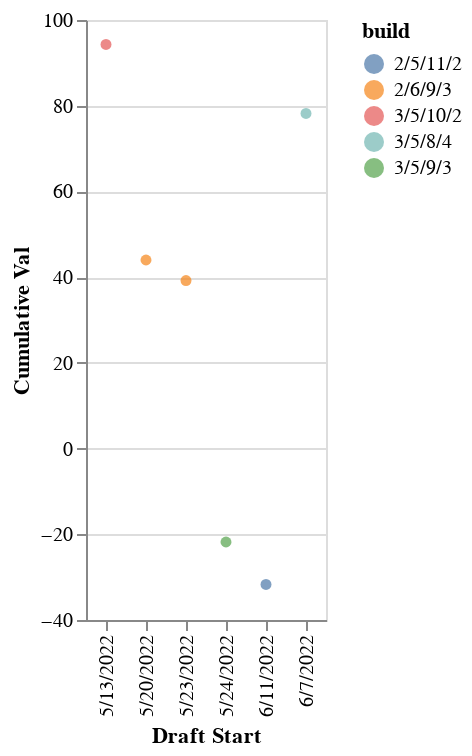
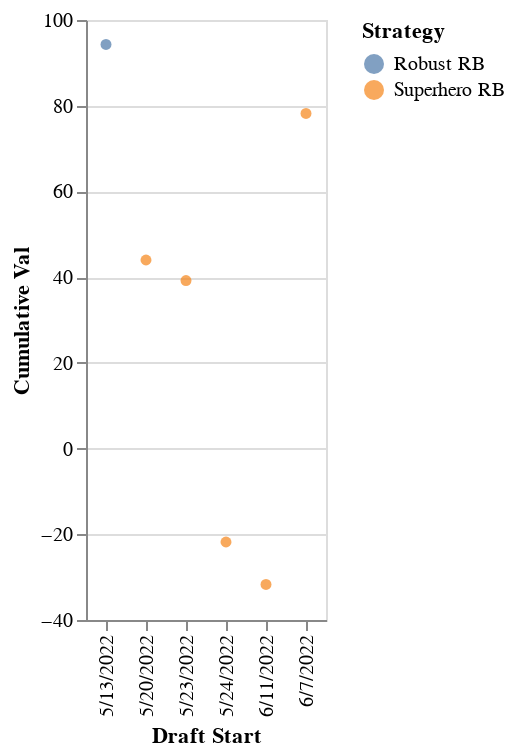
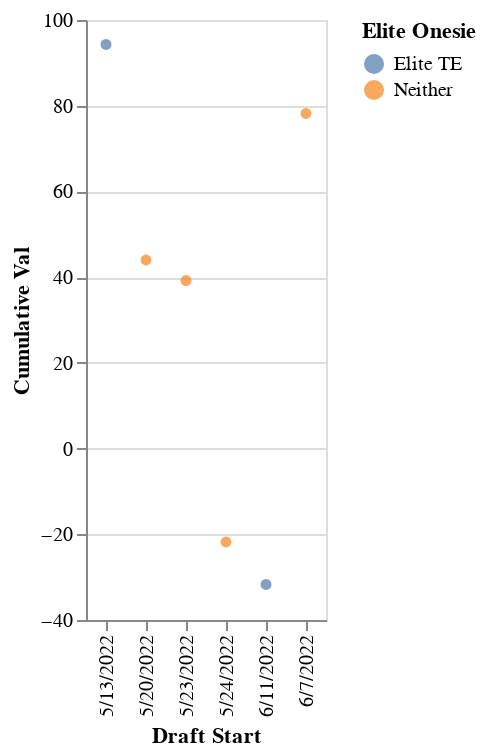

Notebook code for these charts, in order:
### Markdown cell above
#### To use while drafting

### Code cell
#Use of build and player search functions
players_to_search = ['Saquon Barkley', 'Christian Mccaffrey']
builds_with_players(players_to_search)
strats_with_players(players_to_search)
onesie_with_players(players_to_search)

### Figure 1 — Vega-Lite specification as saved in the notebook (floating-point values rounded to 4 significant figures)
{"config": {"view": {"continuousWidth": 400, "continuousHeight": 300}}, "data": {"name": "data-253640a8b59942502fa65472f7e9f080"}, "mark": {"type": "circle", "size": 30}, "encoding": {"color": {"field": "build", "type": "nominal"}, "tooltip": [{"field": "Draft Start", "type": "nominal"}, {"field": "Team", "type": "quantitative"}, {"field": "build", "type": "nominal"}, {"field": "Cumulative Val", "type": "quantitative"}], "x": {"field": "Draft Start", "type": "nominal"}, "y": {"field": "Cumulative Val", "type": "quantitative"}}, "selection": {"selector027": {"type": "interval", "bind": "scales", "encodings": ["x", "y"]}}, "$schema": "https://vega.github.io/schema/vega-lite/v4.17.0.json", "datasets": {"data-253640a8b59942502fa65472f7e9f080": [{"Team": 1, "Draft Start": "5/13/2022", "Cumulative Val": 94.3, "Strategy": "Robust RB", "Elite Onesie": "Elite TE", "build": "3/5/10/2", "Players": "Christian Mccaffrey, Mark Andrews, Saquon Barkley, James Conner, Cam Akers, Allen Robinson, Russell Wilson, Matthew Stafford, Skyy Moore, Kenneth Walker, DJ Chark, Michael Gallup, Tyler Higbee, KJ Osborn, Alec Pierce, Mac Jones, Kendrick Bourne, Tyquan Thorton, Ihmir Smith-Marsette, James Washington"}, {"Team": 20, "Draft Start": "5/20/2022", "Cumulative Val": 44.0, "Strategy": "Superhero RB", "Elite Onesie": "Neither", "build": "2/6/9/3", "Players": "Christian Mccaffrey, Mike Evans, Saquon Barkley, DJ Moore, Terry Mclaurin, Darnell Mooney, TJ Hockenson, Trey Lance, Chris Olave, Jameson Williams, Justin Fields, Kenneth Gainwell, Robert Tonyan, Noah Fant, Jahan Dotson, Khalil Herbert, Kenyan Drake, Danny Gray, James White, Jauan Jennings"}, {"Team": 23, "Draft Start": "5/23/2022", "Cumulative Val": 39.2, "Strategy": "Superhero RB", "Elite Onesie": "Neither", "build": "2/6/9/3", "Players": "Christian Mccaffrey, Mike Evans, Saquon Barkley, DJ Moore, Terry Mclaurin, Darnell Mooney, TJ Hockenson, Trey Lance, Chris Olave, Jameson Williams, Justin Fields, Kenneth Gainwell, Robert Tonyan, Noah Fant, Jahan Dotson, Khalil Herbert, Kenyan Drake, Danny Gray, James White, Jauan Jennings"}, {"Team": 27, "Draft Start": "5/24/2022", "Cumulative Val": -21.8, "Strategy": "Superhero RB", "Elite Onesie": "Neither", "build": "3/5/9/3", "Players": "Christian Mccaffrey, Saquon Barkley, Deebo Samuel, DJ Moore, Chris Godwin, TJ Hockenson, Rashod Bateman, Trey Lance, Chris Olave, Chase Claypool, Rachaad White, Jameis Winston, Kenneth Gainwell, Gerald Everett, Jared Goff, Darrel Williams, Wandale Robinson, Danny Gray, Romeo Doubs, Adam Trautman"}, {"Team": 75, "Draft Start": "6/7/2022", "Cumulative Val": 78.2, "Strategy": "Superhero RB", "Elite Onesie": "Neither", "build": "3/5/8/4", "Players": "Christian Mccaffrey, Mike Evans, Saquon Barkley, Jaylen Waddle, Chris Godwin, Tom Brady, Michael Thomas, Elijah Moore, Tyler Lockett, Kareem Hunt, Rob Gronkowski, Nyheim Hines, Trevor Lawrence, Jameis Winston, Evan Engram, Raheem Mostert, Brevin Jordan, Zay Jones, Tyler Conklin, Terrace Marshall"}, {"Team": 91, "Draft Start": "6/11/2022", "Cumulative Val": -31.7, "Strategy": "Superhero RB", "Elite Onesie": "Elite TE", "build": "2/5/11/2", "Players": "Christian Mccaffrey, Saquon Barkley, Michael Pittman, Marquise Brown, George Kittle, Devonta Smith, Drake London, Trey Lance, Chris Olave, Jarvis Landry, Rachaad White, Darrell Henderson, Jameis Winston, Joshua Palmer, Darrel Williams, John Metchie, Brevin Jordan, Terrace Marshall, Zay Jones, Danny Gray"}]}}

### Figure 2 — Vega-Lite specification as saved in the notebook (floating-point values rounded to 4 significant figures)
{"config": {"view": {"continuousWidth": 400, "continuousHeight": 300}}, "data": {"name": "data-253640a8b59942502fa65472f7e9f080"}, "mark": {"type": "circle", "size": 30}, "encoding": {"color": {"field": "Strategy", "type": "nominal"}, "tooltip": [{"field": "Draft Start", "type": "nominal"}, {"field": "Team", "type": "quantitative"}, {"field": "Strategy", "type": "nominal"}, {"field": "build", "type": "nominal"}, {"field": "Cumulative Val", "type": "quantitative"}], "x": {"field": "Draft Start", "type": "nominal"}, "y": {"field": "Cumulative Val", "type": "quantitative"}}, "selection": {"selector028": {"type": "interval", "bind": "scales", "encodings": ["x", "y"]}}, "$schema": "https://vega.github.io/schema/vega-lite/v4.17.0.json", "datasets": {"data-253640a8b59942502fa65472f7e9f080": [{"Team": 1, "Draft Start": "5/13/2022", "Cumulative Val": 94.3, "Strategy": "Robust RB", "Elite Onesie": "Elite TE", "build": "3/5/10/2", "Players": "Christian Mccaffrey, Mark Andrews, Saquon Barkley, James Conner, Cam Akers, Allen Robinson, Russell Wilson, Matthew Stafford, Skyy Moore, Kenneth Walker, DJ Chark, Michael Gallup, Tyler Higbee, KJ Osborn, Alec Pierce, Mac Jones, Kendrick Bourne, Tyquan Thorton, Ihmir Smith-Marsette, James Washington"}, {"Team": 20, "Draft Start": "5/20/2022", "Cumulative Val": 44.0, "Strategy": "Superhero RB", "Elite Onesie": "Neither", "build": "2/6/9/3", "Players": "Christian Mccaffrey, Mike Evans, Saquon Barkley, DJ Moore, Terry Mclaurin, Darnell Mooney, TJ Hockenson, Trey Lance, Chris Olave, Jameson Williams, Justin Fields, Kenneth Gainwell, Robert Tonyan, Noah Fant, Jahan Dotson, Khalil Herbert, Kenyan Drake, Danny Gray, James White, Jauan Jennings"}, {"Team": 23, "Draft Start": "5/23/2022", "Cumulative Val": 39.2, "Strategy": "Superhero RB", "Elite Onesie": "Neither", "build": "2/6/9/3", "Players": "Christian Mccaffrey, Mike Evans, Saquon Barkley, DJ Moore, Terry Mclaurin, Darnell Mooney, TJ Hockenson, Trey Lance, Chris Olave, Jameson Williams, Justin Fields, Kenneth Gainwell, Robert Tonyan, Noah Fant, Jahan Dotson, Khalil Herbert, Kenyan Drake, Danny Gray, James White, Jauan Jennings"}, {"Team": 27, "Draft Start": "5/24/2022", "Cumulative Val": -21.8, "Strategy": "Superhero RB", "Elite Onesie": "Neither", "build": "3/5/9/3", "Players": "Christian Mccaffrey, Saquon Barkley, Deebo Samuel, DJ Moore, Chris Godwin, TJ Hockenson, Rashod Bateman, Trey Lance, Chris Olave, Chase Claypool, Rachaad White, Jameis Winston, Kenneth Gainwell, Gerald Everett, Jared Goff, Darrel Williams, Wandale Robinson, Danny Gray, Romeo Doubs, Adam Trautman"}, {"Team": 75, "Draft Start": "6/7/2022", "Cumulative Val": 78.2, "Strategy": "Superhero RB", "Elite Onesie": "Neither", "build": "3/5/8/4", "Players": "Christian Mccaffrey, Mike Evans, Saquon Barkley, Jaylen Waddle, Chris Godwin, Tom Brady, Michael Thomas, Elijah Moore, Tyler Lockett, Kareem Hunt, Rob Gronkowski, Nyheim Hines, Trevor Lawrence, Jameis Winston, Evan Engram, Raheem Mostert, Brevin Jordan, Zay Jones, Tyler Conklin, Terrace Marshall"}, {"Team": 91, "Draft Start": "6/11/2022", "Cumulative Val": -31.7, "Strategy": "Superhero RB", "Elite Onesie": "Elite TE", "build": "2/5/11/2", "Players": "Christian Mccaffrey, Saquon Barkley, Michael Pittman, Marquise Brown, George Kittle, Devonta Smith, Drake London, Trey Lance, Chris Olave, Jarvis Landry, Rachaad White, Darrell Henderson, Jameis Winston, Joshua Palmer, Darrel Williams, John Metchie, Brevin Jordan, Terrace Marshall, Zay Jones, Danny Gray"}]}}

### Figure 3 — Vega-Lite specification as saved in the notebook (floating-point values rounded to 4 significant figures)
{"config": {"view": {"continuousWidth": 400, "continuousHeight": 300}}, "data": {"name": "data-253640a8b59942502fa65472f7e9f080"}, "mark": {"type": "circle", "size": 30}, "encoding": {"color": {"field": "Elite Onesie", "type": "nominal"}, "tooltip": [{"field": "Draft Start", "type": "nominal"}, {"field": "Team", "type": "quantitative"}, {"field": "Strategy", "type": "nominal"}, {"field": "Elite Onesie", "type": "nominal"}, {"field": "build", "type": "nominal"}, {"field": "Cumulative Val", "type": "quantitative"}], "x": {"field": "Draft Start", "type": "nominal"}, "y": {"field": "Cumulative Val", "type": "quantitative"}}, "selection": {"selector029": {"type": "interval", "bind": "scales", "encodings": ["x", "y"]}}, "$schema": "https://vega.github.io/schema/vega-lite/v4.17.0.json", "datasets": {"data-253640a8b59942502fa65472f7e9f080": [{"Team": 1, "Draft Start": "5/13/2022", "Cumulative Val": 94.3, "Strategy": "Robust RB", "Elite Onesie": "Elite TE", "build": "3/5/10/2", "Players": "Christian Mccaffrey, Mark Andrews, Saquon Barkley, James Conner, Cam Akers, Allen Robinson, Russell Wilson, Matthew Stafford, Skyy Moore, Kenneth Walker, DJ Chark, Michael Gallup, Tyler Higbee, KJ Osborn, Alec Pierce, Mac Jones, Kendrick Bourne, Tyquan Thorton, Ihmir Smith-Marsette, James Washington"}, {"Team": 20, "Draft Start": "5/20/2022", "Cumulative Val": 44.0, "Strategy": "Superhero RB", "Elite Onesie": "Neither", "build": "2/6/9/3", "Players": "Christian Mccaffrey, Mike Evans, Saquon Barkley, DJ Moore, Terry Mclaurin, Darnell Mooney, TJ Hockenson, Trey Lance, Chris Olave, Jameson Williams, Justin Fields, Kenneth Gainwell, Robert Tonyan, Noah Fant, Jahan Dotson, Khalil Herbert, Kenyan Drake, Danny Gray, James White, Jauan Jennings"}, {"Team": 23, "Draft Start": "5/23/2022", "Cumulative Val": 39.2, "Strategy": "Superhero RB", "Elite Onesie": "Neither", "build": "2/6/9/3", "Players": "Christian Mccaffrey, Mike Evans, Saquon Barkley, DJ Moore, Terry Mclaurin, Darnell Mooney, TJ Hockenson, Trey Lance, Chris Olave, Jameson Williams, Justin Fields, Kenneth Gainwell, Robert Tonyan, Noah Fant, Jahan Dotson, Khalil Herbert, Kenyan Drake, Danny Gray, James White, Jauan Jennings"}, {"Team": 27, "Draft Start": "5/24/2022", "Cumulative Val": -21.8, "Strategy": "Superhero RB", "Elite Onesie": "Neither", "build": "3/5/9/3", "Players": "Christian Mccaffrey, Saquon Barkley, Deebo Samuel, DJ Moore, Chris Godwin, TJ Hockenson, Rashod Bateman, Trey Lance, Chris Olave, Chase Claypool, Rachaad White, Jameis Winston, Kenneth Gainwell, Gerald Everett, Jared Goff, Darrel Williams, Wandale Robinson, Danny Gray, Romeo Doubs, Adam Trautman"}, {"Team": 75, "Draft Start": "6/7/2022", "Cumulative Val": 78.2, "Strategy": "Superhero RB", "Elite Onesie": "Neither", "build": "3/5/8/4", "Players": "Christian Mccaffrey, Mike Evans, Saquon Barkley, Jaylen Waddle, Chris Godwin, Tom Brady, Michael Thomas, Elijah Moore, Tyler Lockett, Kareem Hunt, Rob Gronkowski, Nyheim Hines, Trevor Lawrence, Jameis Winston, Evan Engram, Raheem Mostert, Brevin Jordan, Zay Jones, Tyler Conklin, Terrace Marshall"}, {"Team": 91, "Draft Start": "6/11/2022", "Cumulative Val": -31.7, "Strategy": "Superhero RB", "Elite Onesie": "Elite TE", "build": "2/5/11/2", "Players": "Christian Mccaffrey, Saquon Barkley, Michael Pittman, Marquise Brown, George Kittle, Devonta Smith, Drake London, Trey Lance, Chris Olave, Jarvis Landry, Rachaad White, Darrell Henderson, Jameis Winston, Joshua Palmer, Darrel Williams, John Metchie, Brevin Jordan, Terrace Marshall, Zay Jones, Danny Gray"}]}}
